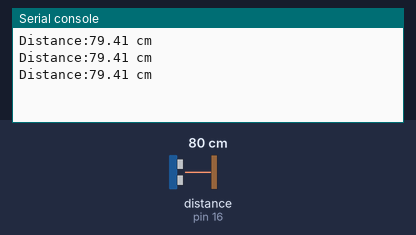
Recording of a program running on a simulated MicroPython board. Parts: the last lines printed to the serial console. Inputs (shaded band) come from the test bench; at power-on: distance to the obstacle (sensor on pin 16) 80 cm. The echo pulse lasts 58.3 µs per cm.

Above: at 1.2 s.
1.3 s: distance to the obstacle (sensor on pin 16) set to 2 cm
At 2.0 s:
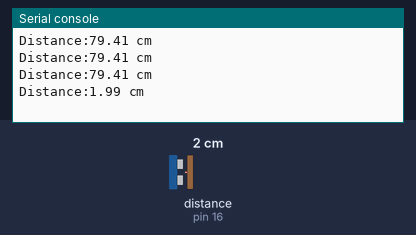
2.8 s: distance to the obstacle (sensor on pin 16) set to 4 cm
At 3.5 s:
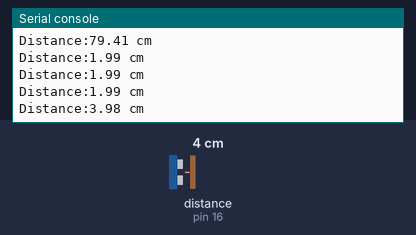
Timing chart, 0 to 5.8 s (numbered marks = the images above; inputs shaded):
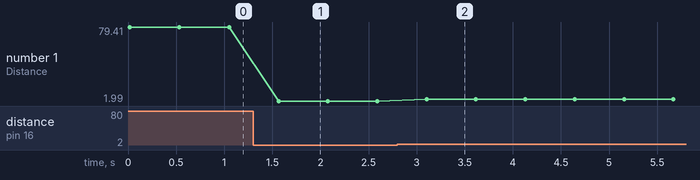

The program:

HC-SR04.py
```python
from machine import Pin
import time
trigPin = Pin(15, Pin.OUT)
echoPin = Pin(16, Pin.IN)
trigPin.value(0)
echoPin.value(0)
def checkdist():
	trigPin.value(0)
	time.sleep(0.002)
	trigPin.value(1)
	time.sleep(0.01)
	trigPin.value(0)
	while(echoPin.value()==0):
		pass
	t1=time.ticks_us()
	while(echoPin.value()==1):
		pass
	t2=time.ticks_us()
	t3=time.ticks_diff(t2,t1)/10000
	return t3*340/2
while True:
		print("Distance:%0.2f cm" %checkdist())
		time.sleep(0.5)
```

Measured:
- after the input at 1.3 s, the serial console: prints a new line after 0.27 s (image 1)
- after the input at 2.8 s, the serial console: prints a new line after 0.30 s (image 2)
- plotted number 1: 79.41 → 1.99 after the input at 1.3 s, 1.99 → 3.98 after the input at 2.8 s
